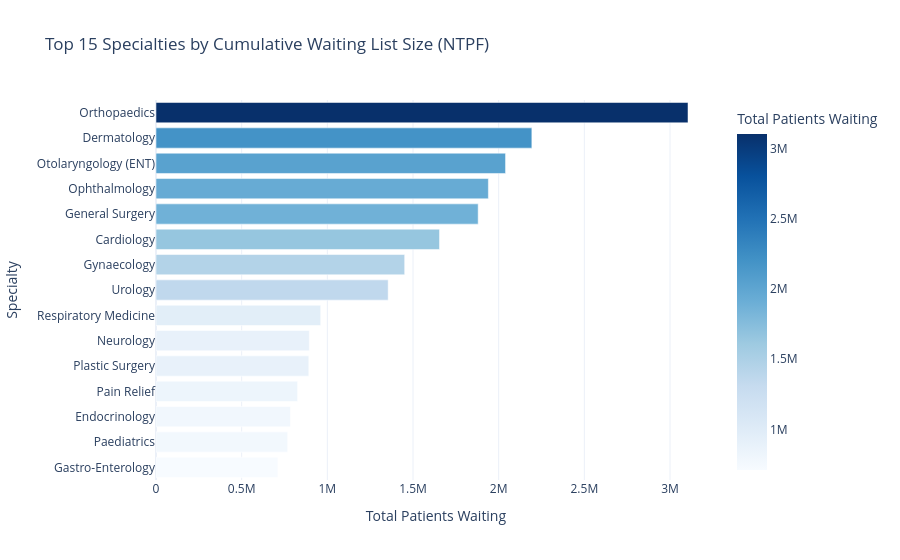

The code cell stored with this chart in its notebook:
### Code cell
# Figure 3: Top specialties
if "specialty" in analysis_df.columns and "count" in analysis_df.columns:
    top_spec = (
        analysis_df.groupby("specialty")["count"]
        .sum().sort_values(ascending=False).head(15)
        .reset_index().rename(columns={"count": "total_waiting"})
    )
    fig3 = px.bar(
        top_spec, x="total_waiting", y="specialty", orientation="h",
        title="Top 15 Specialties by Cumulative Waiting List Size (NTPF)",
        labels={"total_waiting": "Total Patients Waiting", "specialty": "Specialty"},
        color="total_waiting", color_continuous_scale="Blues"
    )
    fig3.update_layout(template="plotly_white", yaxis={"categoryorder": "total ascending"})
    fig3.write_html(str(OUT_DIR / "fig3_top_specialties.html"))
    fig3.show()
    print("Figure 3 saved")

### Figure 1 — Plotly figure (JSON) as saved in the notebook; plotly's stock layout.template omitted (floating-point values rounded to 4 significant figures)
{"data": [{"hovertemplate": "Total Patients Waiting=%{marker.color}<br>Specialty=%{y}<extra></extra>", "legendgroup": "", "marker": {"color": [3105026, 2193670, 2040121, 1939879, 1880379, 1654689, 1451369, 1355069, 961129, 894570, 891755, 826513, 784452, 768665, 710919], "coloraxis": "coloraxis", "pattern": {"shape": ""}}, "name": "", "orientation": "h", "showlegend": false, "textposition": "auto", "type": "bar", "x": [3105026, 2193670, 2040121, 1939879, 1880379, 1654689, 1451369, 1355069, 961129, 894570, 891755, 826513, 784452, 768665, 710919], "xaxis": "x", "y": ["Orthopaedics", "Dermatology", "Otolaryngology (ENT)", "Ophthalmology", "General Surgery", "Cardiology", "Gynaecology", "Urology", "Respiratory Medicine", "Neurology", "Plastic Surgery", "Pain Relief", "Endocrinology", "Paediatrics", "Gastro-Enterology"], "yaxis": "y"}], "layout": {"barmode": "relative", "coloraxis": {"colorbar": {"title": {"text": "Total Patients Waiting"}}, "colorscale": [[0, "rgb(247,251,255)"], [0.125, "rgb(222,235,247)"], [0.25, "rgb(198,219,239)"], [0.375, "rgb(158,202,225)"], [0.5, "rgb(107,174,214)"], [0.625, "rgb(66,146,198)"], [0.75, "rgb(33,113,181)"], [0.875, "rgb(8,81,156)"], [1, "rgb(8,48,107)"]]}, "legend": {"tracegroupgap": 0}, "title": {"text": "Top 15 Specialties by Cumulative Waiting List Size (NTPF)"}, "xaxis": {"anchor": "y", "domain": [0, 1], "title": {"text": "Total Patients Waiting"}}, "yaxis": {"anchor": "x", "categoryorder": "total ascending", "domain": [0, 1], "title": {"text": "Specialty"}}}}
